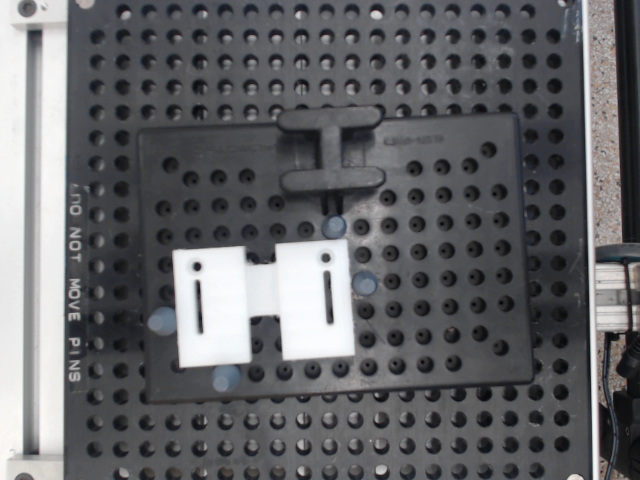
#> input picture Vision/BulkTest/short1.png, 640 x 480 px, given in place of the camera
$ python vision.py
#> lines starting #> are read from the running program, lines starting #| are printed output that depends on the picture; after the words box and inside, x2 and y2 are one past the last pixel; in counts of white or black regions, pixels touching at a corner belong together; long printed decimals are rounded
### Vision/vision_utils.py
import cv2
from pathlib import Path

# index maps to type
RESULT_CODES = [
    "unknown",
    "tall",
    "short",
]

# Save CV Image in specific file
# Typically for later testing
def saveImage(image, filename):
    current_script_path = Path(__file__).resolve()
    current_dir = current_script_path.parent
    image_path = current_dir / filename
    cv2.imwrite(image_path, image)

# Load specific image
# Great for early testing, debugging, batchtest
# [5 lines left out: function loadImage, not called in this run]

# Crop CV to specific dimensions
def crop(image, stat):
    x, y, w, h, area = stat
    return image[y:y+h, x:x+w].copy()

# Draws rectangles and circles on top of image
# Displays
def drawStuffShowStuff(originalImage, circles, lines):
    colorImage = cv2.cvtColor(originalImage, cv2.COLOR_GRAY2BGR)

    #Draw Lines
    if lines is not None:
        for i in range(0, len(lines)):
            l = lines[i][0]
            cv2.line(colorImage, (l[0], l[1]), (l[2], l[3]), (0,255,0), 3, cv2.LINE_AA)

    #Draw Circles
    for circle in circles:
        center = (int(circle.pt[0]), int(circle.pt[1]))
        radius = int(circle.size/2)
        cv2.circle(colorImage, center, radius, (0,0,255), 2)
    displayWindow(colorImage, "We Did Drawn")
    saveImage(colorImage, "Holes.png")

# Handles the display of images such that window is resizable
def displayWindow(image, windowName):
    resized_image = cv2.resize(image, image.shape[:2], interpolation=cv2.INTER_AREA)
    cv2.namedWindow(windowName, cv2.WINDOW_NORMAL)
    cv2.imshow(windowName, resized_image)
    cv2.waitKey(0)
    cv2.destroyAllWindows()

### Vision/modbus_server.py
import threading
import logging
from vision_utils import RESULT_CODES
from pymodbus.server.sync import StartTcpServer
from pymodbus.datastore import (
    ModbusSequentialDataBlock,
    ModbusSlaveContext,
    ModbusServerContext,
)

from pymodbus.device import ModbusDeviceIdentification
from pymodbus.client.sync import ModbusTcpClient

HOST = '0.0.0.0'
CLIENT = "127.0.0.1"
PORT = 502
REGISTER_ADDRESS = 0


# Modbus Internal State
_context = None
_server_thread = None


# [6 lines left out: function _build_context, not called in this run]

def set_result(vision_result):
    code = RESULT_CODES.index(vision_result)

    client = ModbusTcpClient(host = CLIENT, port = PORT)
    client.connect()
    client.write_register(0, code)
    client.close()
    print(f"[modbus] {vision_result}: {code} written to {REGISTER_ADDRESS}")

# [30 lines left out: functions read_register, start, not called in this run]


# Start Server
# [18 lines that do not run on import are left out]

### Vision/vision.py
import math
import cv2
import modbus_server
from vision_utils import crop, RESULT_CODES, drawStuffShowStuff

# Safely Opens camera and captures camera
def scan():
    camera = None
    image = None

    try:
        camera = cv2.VideoCapture(cv2.CAP_DSHOW)
        if not camera.isOpened():
            print(f"[scan] ERROR: Camera failed to open")
            return None

    except Exception as e:
        print(f"[scan] ERROR: Exception opening camera: {e}")
        if camera is not None:
            camera.release()
        return None

    # Attempts to capture image 3 times
    # Skipping first 30 frames
    for i in range(0,3):
        for i in range(30):
            ret, image = camera.read()
        if(ret): break
    camera.release()

    if image is None:
        print("[scan] ERROR: Failed to capture frame.")
        return None
    return image

# Sets all values less than threshold to black
# https://docs.opencv.org/4.x/d7/dd0/tutorial_js_thresholding.html
def clipBlacks(image):
    clipLevel = 200
    dst = cv2.cvtColor(image, cv2.COLOR_BGR2GRAY)
    _, dst = cv2.threshold(dst, clipLevel, 255, cv2.THRESH_TOZERO)
    return dst


# Initialize Blob (circle) Detector and returns key data (radius, location, etc)
# https://docs.opencv.org/4.x/d0/d7a/classcv_1_1SimpleBlobDetector.html
def findHoles(image):
    params = cv2.SimpleBlobDetector_Params()
    params.filterByArea = True
    params.minArea = 25
    params.maxArea = 1000

    params.filterByCircularity = True
    params.minCircularity = 0.5  # 1.0 = perfect circle, low threshold because of crop

    params.filterByConvexity = False
    params.filterByInertia = False

    detector = cv2.SimpleBlobDetector_create(params)
    circles = detector.detect(image)

    return circles

# Finds largest all white area
#https://docs.opencv.org/4.x/d3/dc0/group__imgproc__shape.html#ga107a78bf7cd25dec05fb4dfc5c9e765f
def findLargestConnected(image):
    # Otsu Binarization (Split into blacks and whites)
    _, mask = cv2.threshold(image,0,255,cv2.THRESH_BINARY+cv2.THRESH_OTSU)
    numLabels, labels, stats, centroids = cv2.connectedComponentsWithStats(mask, connectivity=8)

    largestIndex, largestArea = 0, 0
    # skip first index, it's background
    for i in range(1, numLabels):
        x, y, w, h, area = stats[i]
        if(area > largestArea):
            largestIndex, largestArea = i, area

    return stats[largestIndex]

# Find distance between every set of pairs of circle's centerpoints
def calcHoleSpacing(holes):
    l = len(holes)
    distances = []
    for i in range(l):
        for j in range(i+1, l):
            distances.append(math.dist(holes[i].pt , holes[j].pt))
    return distances

# Determines lid type
# Algorithm takes the shortest hole distance  and splits over threshold
def lidTypeByHoles(holeSpacing, indicatorThreshold):
    lidType = RESULT_CODES[0]
    holeSpacing.sort()
    if(len(holeSpacing) == 0):
        return lidType
    if(holeSpacing[0] < indicatorThreshold):
        lidType = RESULT_CODES[1]
    elif(holeSpacing[0] > indicatorThreshold):
        lidType = RESULT_CODES[2]

    print(holeSpacing[0])
    print(lidType)

    return lidType

# Wrapper for all image processing and indication
def lidTypeIndicator(image):

    #Crop image to just tray (this is clever :)
    clippedImage = clipBlacks(image)

    imageStats = findLargestConnected(clippedImage)
    lidCrop = crop(clippedImage, imageStats)

    # Find Features
    holes = findHoles(lidCrop)
    drawStuffShowStuff(lidCrop, holes, [])

    holeSpacing = calcHoleSpacing(holes)
    lidType = lidTypeByHoles(holeSpacing, 85)

    return lidType

# Captures image, indicates type, calls to send result
def main():
    image = scan()
#> the loop in scan, `for i in range(0,3):` made 1 pass
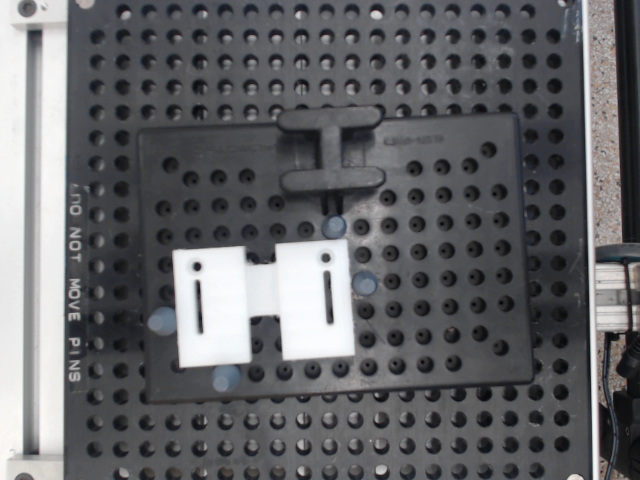
#> input picture Vision/BulkTest/short1.png, 640 x 480 px, given in place of the camera
#> image is the input picture: shape (480, 640, 3); mean B, G, R 103.9, 100.9, 100.6

    # Pauses algorithm for human verification
    # Uncomment DrawStuffShowStuff in lidTypeIndicator for algorithm validation
    # displayWindow(image, "Test Camera")

    lidType = lidTypeIndicator(image)
#> in clipBlacks, `_, dst = cv2.threshold(dst, clipLevel, 255, cv2.THRESH_TOZERO)`:
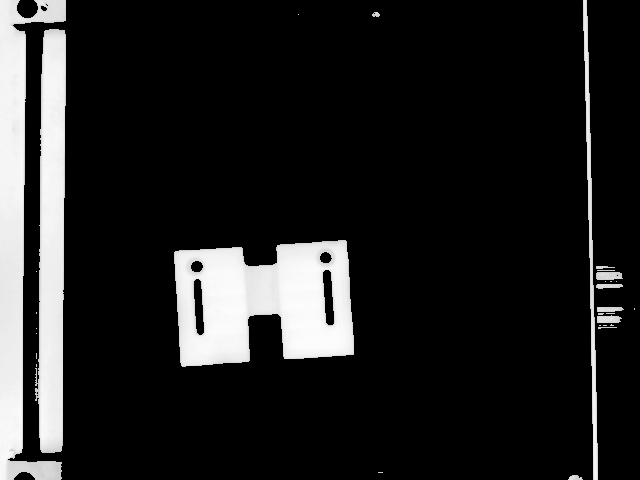
#> dst: shape (480, 640); min 0, max 253, mean 32.9
#> in findLargestConnected, `_, mask = cv2.threshold(image,0,255,cv2.THRESH_BINARY+cv2.THRESH_OTSU)`:
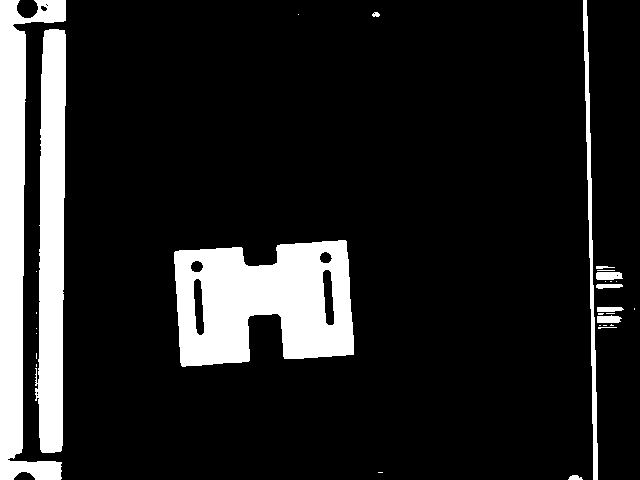
#> mask: shape (480, 640); 13.9% white; 30 white regions (18 under 20 px), largest, box (x1, y1, x2, y2) and area: (174, 240, 354, 367) 16856, (0, 0, 66, 480) 12595, (35, 29, 66, 453) 10302
#> in findLargestConnected, `numLabels, labels, stats, centroids = cv2.connectedComponentsWithStats..`:
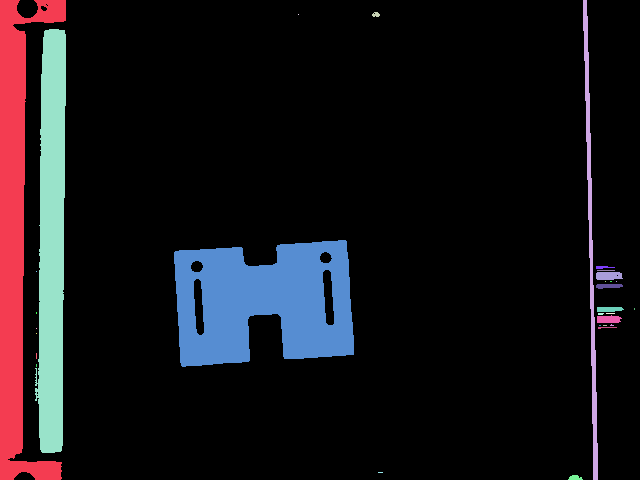
#> labels: shape (480, 640) int32; 31 distinct labels, from 0 to 30; one colour per label, 0 black
#> in findLargestConnected, `numLabels, labels, stats, centroids = cv2.connectedComponentsWithStats..`: numLabels = 31; stats = 31 rows, first 6: [8, 0, 632, 480, 264645], [0, 0, 66, 480, 12595], [583, 0, 15, 480, 1993], [372, 12, 8, 5, 30], [298, 14, 1, 1, 1], [35, 29, 31, 424, 10302]; centroids = 31 pairs, first value 15.07 to 634, second value 14 to 477.4
#> the loop in findLargestConnected, `for i in range(1, numLabels):` made 30 passes
#> (x, y, w, h, area, largestIndex, largestArea) on passes 1, 6: (0, 0, 66, 480, 12595, 1, 12595), (174, 240, 180, 127, 16856, 6, 16856)
#> (x, y, w, h, area) on passes 2, 3, 5, 7, 10, 14: (583, 0, 15, 480, 1993), (372, 12, 8, 5, 30), (35, 29, 31, 424, 10302), (596, 266, 19, 3, 38), (596, 272, 27, 8, 196), (596, 284, 27, 5, 108)
#> after the loop in findLargestConnected, `for i in range(1, numLabels):`: largestArea = 16856; largestIndex = 6
#> in lidTypeIndicator, `imageStats = findLargestConnected(clippedImage)`: imageStats = [174, 240, 180, 127, 16856]
#> in crop, `x, y, w, h, area = stat`: x = 174; y = 240; w = 180; h = 127; area = 16856
#> in crop, `return image[y:y+h, x:x+w].copy()`:
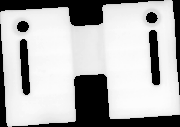
#> returned value: shape (127, 180); min 0, max 253, mean 177.9
#> in findHoles, `circles = detector.detect(image)`: circles = 2 keypoints; (x, y, size): (22, 26, 12.4), (151, 17, 12.1)
#> in lidTypeIndicator, `holes = findHoles(lidCrop)`: holes has the same summary as circles in findHoles
#> the loop in drawStuffShowStuff, `for circle in circles:` made 2 passes
#> (circle, center, radius) on passes 1 to 2: (keypoint at (22.4, 26.2), size 12.4, (22, 26), 6), (keypoint at (151.2, 17.3), size 12.1, (151, 17), 6)
#> after the loop in drawStuffShowStuff, `for circle in circles:`:
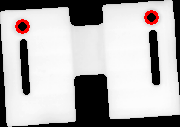
#> colorImage: shape (127, 180, 3); mean B, G, R 176.6, 176.6, 179.1
#> in displayWindow, `resized_image = cv2.resize(image, image.shape[:2], interpolation=cv2.I..`:
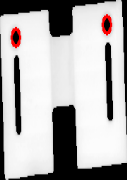
#> resized_image: shape (180, 127, 3); mean B, G, R 176.6, 176.6, 179.1
#> in calcHoleSpacing, `l = len(holes)`: l = 2
#> after the loop in calcHoleSpacing, `for i in range(l):`: distances = [129.1]
#| 129.095
#> in lidTypeIndicator, `lidType = lidTypeByHoles(holeSpacing, 85)`: lidType = 'short'
#> lidType = 'short'
    modbus_server.set_result(lidType)
#> (the call stopped at in set_result, `client = ModbusTcpClient(host = CLIENT, port = PORT)`: pymodbus is not available in this run)

if __name__ == "__main__":
    main()
